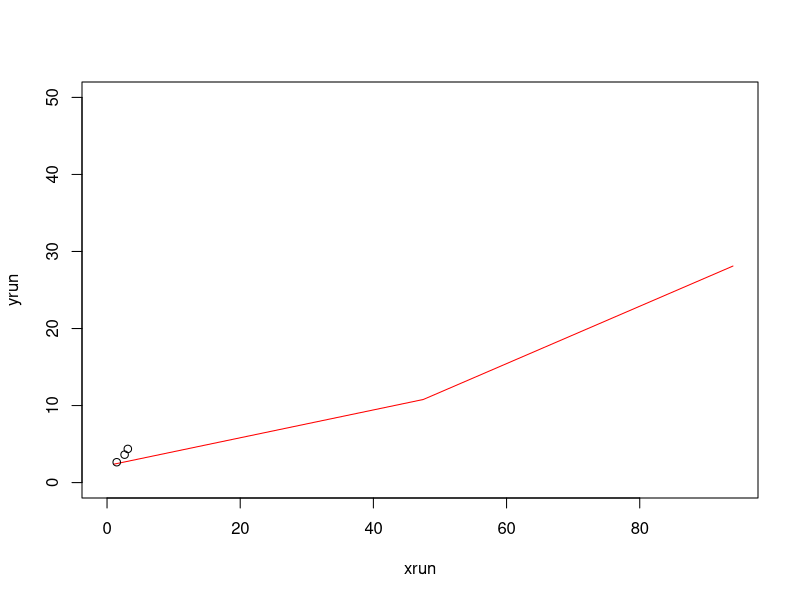

This figure's R source:
rm(list = ls(all = TRUE))

# creating the runner's trajectory
t = 1
T = 2
tvec = seq(from = 0, to = T, by = t)
xrun = seq(from = 1, to = 94, by = 0.001)
# yrun = 5*log(xrun) 
yrun = rnorm(n = length(xrun), mean = 0, sd = 2) + xrun*xrun/500 + xrun/20 + 5
xrun = xrun[seq(from = 1, to = length(xrun), length.out = T+t)]
yrun = yrun[seq(from = 1, to = length(yrun), length.out = T+t)]

# Basketbal court's dimension
xaxis = c(0,94)
yaxis = c(0,50)
# plot(xrun, yrun, xaxis, yaxis, type = "o", col = "red")
plot(xrun, yrun, xaxis, yaxis, type = "l", col = "red")
# lines(xrun, yrun, type = "l", col = "blue")
runner = list(tvec, xrun, yrun)

# setting the parameters for the pursuit model
speed <- function(t)
{
  # sval = 1 + 2*t
  # sval = -1 + 2*t + rnorm(n = length(t))
  sval = 1.2 + rnorm(n = length(t))
  return(sval)
}

f1 <- function(x, y, xr, yr, t)
{
  numerator = speed(t) * (xr - x)
  denominator = sqrt((xr - x)^2 + (yr - y)^2)
  return(numerator/denominator)
}

f2 <- function(x, y, xr, yr, t)
{
  numerator = speed(t) * (yr - y)
  denominator = sqrt((xr - x)^2 + (yr - y)^2)
  return(numerator/denominator)
}

g1 <- function(x, y, t)
{
  nu1 = rnorm(n = 1, mean = 0.5, sd = 1)
  return(nu1)
}

g2 <- function(x, y, t)
{
  nu2 = rnorm(n = 1, mean = 0.5, sd = 1)
  return(nu2)
}

# simulating the pursuit model
h = 0.0001


nsteps = ceiling(T/h)   # 250000
nsaves = ceiling(T/t)   # 25
hilt = ceiling(t/h)		# 1000
stopifnot((nsteps == (nsaves*hilt)))

h12 = sqrt(h)

# xchase = matrix(0, nrow = ntrials, ncol = (nsaves + 1))
# xchase[,1] = rnorm(n = ntrials, mean = xrun[1], sd = sqrt(h)) 
# ychase = matrix(0, nrow = ntrials, ncol = (nsaves + 1))
# ychase[,1] = rnorm(n = ntrials, mean = yrun[1], sd = sqrt(h)) 

xchase <- vector(length = nsaves + 1)
ychase <- vector(length = nsaves + 1)
# xchase[1] = rnorm(n = 1, mean = xrun[1], sd = sqrt(h)) 
# ychase[1] = rnorm(n = 1, mean = yrun[1], sd = sqrt(h))

xchase[1] = rnorm(n = 1, mean = xrun[1], sd = 5) 
ychase[1] = rnorm(n = 1, mean = yrun[1], sd = 5)

for (i in c(1:nsaves))
{
    # print loop counter
    print(i)
    flush.console()

    xc = xchase[i]
    yc = ychase[i]
    t = tvec[i]
    xr = xrun[i]
    yr = yrun[i]
    
    for (j in c(1:hilt))
    {
        xc = xc + (f1(xc, yc, xr, yr, t))*(h) + (h12)*(g1(xc, yc, t))*(rnorm(n = 1))      
        yc = yc + (f2(xc, yc, xr, yr, t))*(h) + (h12)*(g2(xc, yc, t))*(rnorm(n = 1))
    }

    xchase[i+1] = xc
    ychase[i+1] = yc
}
# xchase[1] = rnorm(n = 1, mean = xrun[1], sd = sqrt(h)) 
# ychase[1] = rnorm(n = 1, mean = yrun[1], sd = sqrt(h))
lines(xchase, ychase, type = "b", col = "black")
chaser = list(tvec, xchase, ychase)
save(runner, chaser, file = 'fakedata.RData')
